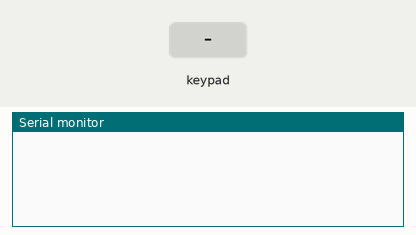
Simulated run of this sketch. Board: Arduino Uno, built with avr-gcc and run on an emulated ATmega328P. On the bench: the last lines printed to the serial monitor. The test bench sets the inputs (shaded band).

Above: at 1.2 s.
1.3 s: key '!' pressed
At 2.5 s:
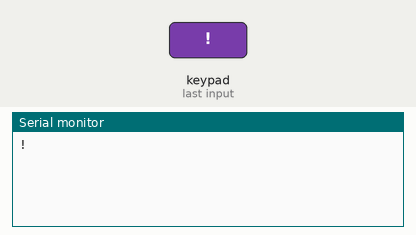
2.8 s: key '*' pressed
At 3.7 s:
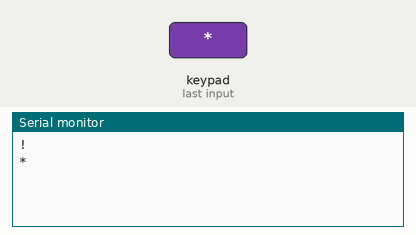
4.3 s: key '-' pressed
At 4.9 s:
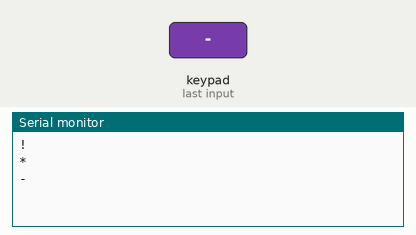
5.8 s: key '<' pressed
At 7.0 s:
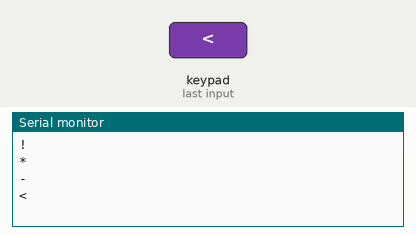
7.3 s: key 'E' pressed
At 8.2 s:
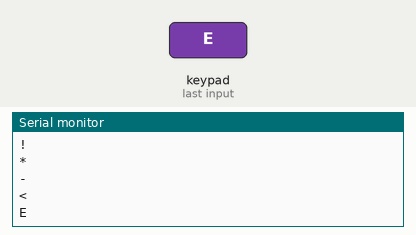

The sketch:

keypad_input.ino
```cpp
#include <Keypad.h>

//------------------------

const byte ROWS = 8; //four rows
const byte COLS = 8; //four columns
char* keys[ROWS][COLS] = {
  {"a8","b8","c8","d8","e8","f8","g8","h8"},
  {"a7","b7","c7","d7","e7","f7","g7","h7"},
  {"a6","b6","c6","d6","e6","f6","g6","h6"},
  {"a5","b5","c5","d5","e5","f5","g5","h5"},
  {"a4","b4","c4","d4","e4","f4","g4","h4"},
  {"a3","b3","c3","d3","e3","f3","g3","h3"},
  {"a2","b2","c2","d2","e2","f2","g2","h2"},
  {"a1","b1","c1","d1","e1","f1","g1","h1"}
};

byte rowPins[ROWS] = {9, 8, 7, 6, 5, 4, 3, 2}; //connect to the row pinouts of the keypad
byte colPins[COLS] = {17, 16, 15, 14, 13, 12, 11, 10}; //connect to the column pinouts of the keypad

Keypad keypad = Keypad( makeKeymap(keys), rowPins, colPins, ROWS, COLS );

//------------------------

void setup() {
  Serial.begin(9600);
}

void loop() {
  char key = keypad.getKey();

  if (key != NO_KEY){
    Serial.println(key);
  }

}
```

Measured:
- after the input at 1.3 s, the serial monitor: prints a new line at once (image 1)
- after the input at 2.8 s, the serial monitor: prints a new line at once (image 2)
- after the input at 4.3 s, the serial monitor: prints a new line at once (image 3)
- after the input at 5.8 s, the serial monitor: prints a new line at once (image 4)
- after the input at 7.3 s, the serial monitor: prints a new line at once (image 5)
